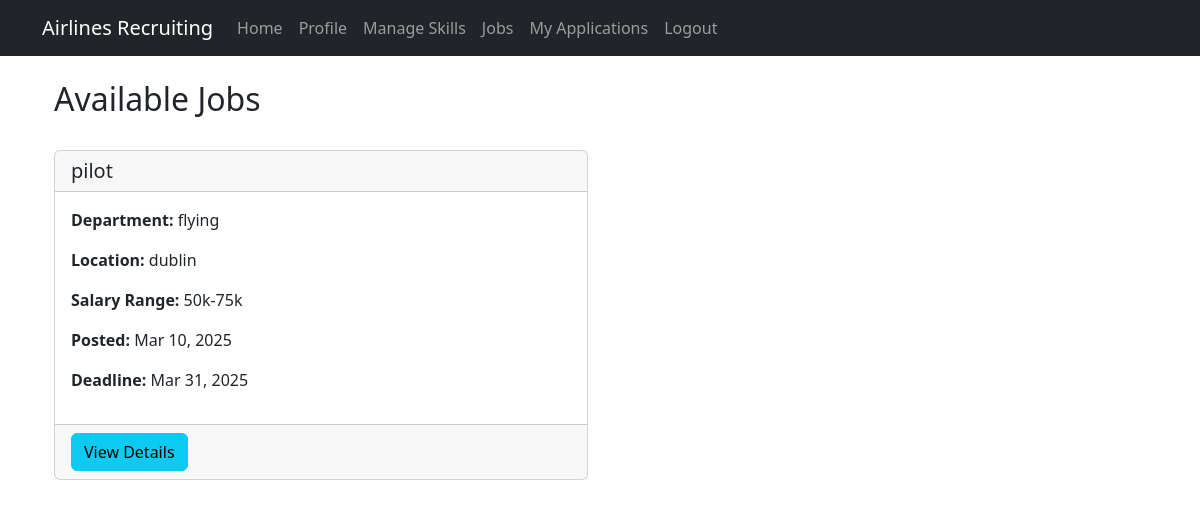
The page /jobs/ (signed in) on the database its author committed.
### home/models.py (models this page shows, shortened)
class JobPosting(models.Model):
    title = models.CharField(max_length=100)
    department = models.CharField(max_length=100, null=True, blank=True)
    location = models.CharField(max_length=100, null=True, blank=True)
    description = models.TextField(null=True, blank=True)
    requirements = models.TextField(null=True, blank=True)
    salary_range = models.CharField(max_length=50, blank=True, null=True)
    posted_by = models.ForeignKey(User, on_delete=models.CASCADE, related_name='job_postings', null=True)
    posted_date = models.DateTimeField(auto_now_add=True)
    deadline = models.DateTimeField(null=True, blank=True)
    is_active = models.BooleanField(default=True)

### home/views.py (the view)
# urls.py: path('jobs/', views.job_list, name='job_list'),
@login_required
def job_list(request):
    jobs = JobPosting.objects.filter(is_active=True).order_by('-posted_date')
    is_hr = request.user.role == 'hr_coordinator'
    return render(request, 'job_list.html', {
        'jobs': jobs,
        'is_hr': is_hr
    })

### home/templates/job_list.html (shortened to what this page needs)
{% extends "base.html" %} {% block content %}
<div class="container mt-4">
  <div class="d-flex justify-content-between align-items-center mb-4">
    <h2>Available Jobs</h2>
  </div>
   {% if jobs %}
  <div class="row">
    {% for job in jobs %}
    <div class="col-md-6 mb-4">
      <div class="card h-100">
        <div class="card-header">
          <h5 class="card-title mb-0">{{ job.title }}</h5>
        </div>
        <div class="card-body">
          <p><strong>Department:</strong> {{ job.department }}</p>
          <p><strong>Location:</strong> {{ job.location }}</p>
          {% if job.salary_range %}
          <p><strong>Salary Range:</strong> {{ job.salary_range }}</p>
          {% endif %}
          <p><strong>Posted:</strong> {{ job.posted_date|date:"M d, Y" }}</p>
          <p><strong>Deadline:</strong> {{ job.deadline|date:"M d, Y" }}</p>
        </div>
        <div class="card-footer">
          <a href="{% url 'job_detail' job.id %}" class="btn btn-info"
            >View Details</a
          >
        </div>
      </div>
    </div>
    {% endfor %}
  </div>
  {% else %}
  <div class="alert alert-info">No job postings available at the moment.</div>
  {% endif %}
</div>
{% endblock %}

### rows shown on the page
JobPosting: title "pilot", department "flying", location "dublin", salary_range "50k-75k", posted_date "Mar 10, 2025", deadline "Mar 31, 2025"
